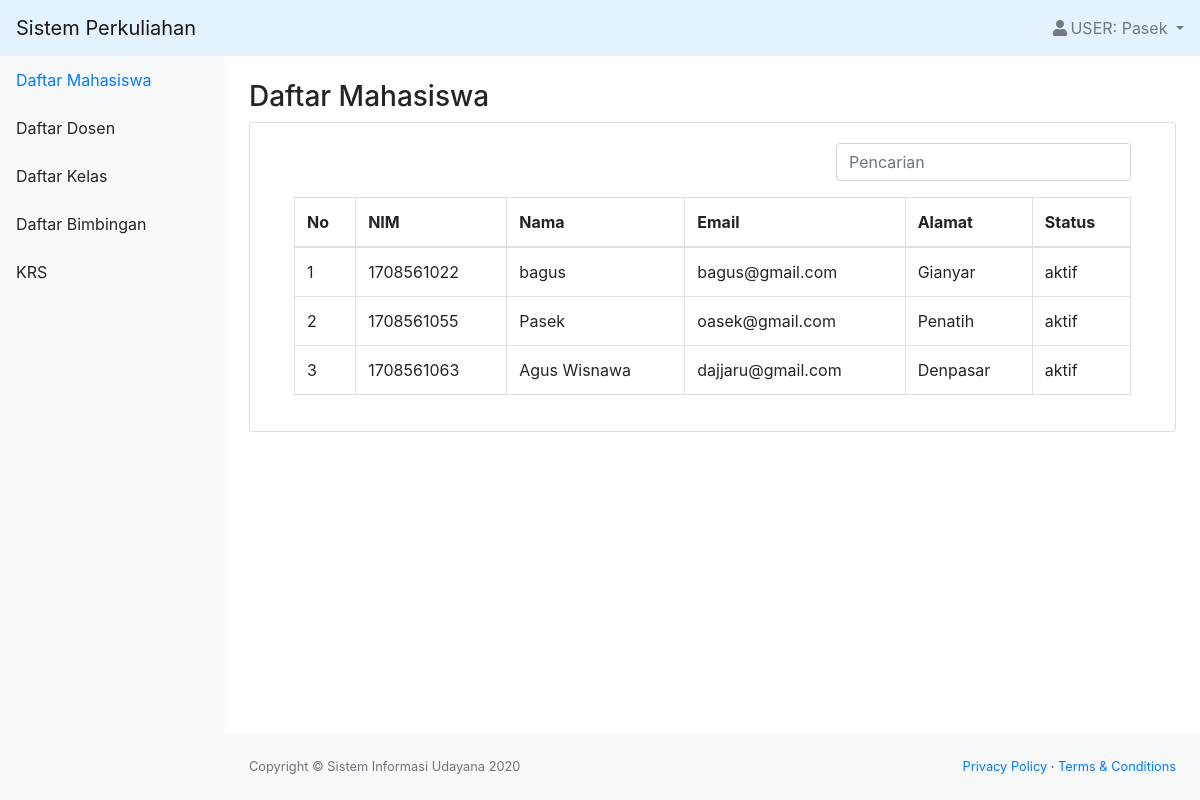
/mahasiswa.php (signed in), run on the app's committed database.
### tables this page shows
CREATE TABLE `mahasiswa` (
  `id_mahasiswa` int(11) NOT NULL,
  `role` char(1) NOT NULL,
  `nim` char(10) NOT NULL,
  `nama` varchar(50) NOT NULL,
  `email` varchar(50) NOT NULL,
  `alamat` varchar(50) NOT NULL,
  `tanggal_lahir` date NOT NULL,
  `status` varchar(20) NOT NULL,
  `password` varchar(300) NOT NULL
);

### mahasiswa.php (the view, shortened to what this page needs)
<?php
    include "function.php";
    $queryMahasiswa = mysqli_query($koneksi, "SELECT * FROM mahasiswa ORDER BY nim asc");
    $nama = $_SESSION['nama'];
    $role = $_SESSION['role'];
?>
<!DOCTYPE html>
<html lang="en">
    <head>
        <link href="css/styles.css" rel="stylesheet" />
        <link href="https://cdn.datatables.net/1.10.20/css/dataTables.bootstrap4.min.css" rel="stylesheet" />
    </head>
    <body class="sb-nav-fixed">
        <nav class="sb-topnav navbar navbar-light" style="background-color: #e3f2fd;">
            <a class="navbar-brand" href="index.php">Sistem Perkuliahan</a>
            <ul class="navbar-nav ml-auto">
                <li class="nav-item dropdown">
                    <a class="nav-link dropdown-toggle" id="userDropdown" href="#" role="button" data-toggle="dropdown" aria-haspopup="true" aria-expanded="false"><i class="fas fa-user fa-fw"></i>USER: <?= $nama; ?> </a>
                </li>
            </ul>
        </nav>
        <div id="layoutSidenav">
            <div id="layoutSidenav_nav">
                <nav class="sb-sidenav accordion sb-sidenav-light" id="sidenavAccordion">
                    <div class="sb-sidenav-menu">
                        <div class="nav">
                            <a class="nav-link active" href="mahasiswa.php">Daftar Mahasiswa</a>
                            <a class="nav-link" href="dosen.php">Daftar Dosen</a>
                            <a class="nav-link" href="kelas.php">Daftar Kelas</a>
                            <a class="nav-link" href="bimbingan.php">Daftar Bimbingan</a>
                            <?php if($role == "1") { ?>
                            <a class="nav-link" href="krs.php"
                                >
                                KRS</a>
                            <?php } ?>
                        </div>
                    </div>
                </nav>
            </div>
            <div id="layoutSidenav_content">
                <main>
                    <div class="container-fluid">
                        <h3 class="mt-4">Daftar Mahasiswa</h3>
                        <div class="card mb-4">
                            <div class="card-body">
                                <div class="table-responsive">
                                    <form action="" method="POST" >
                                        <input class="form-control col-sm-4 mb-3 ml-auto mr-4 keyword" type="text" placeholder="Pencarian" aria-label="Search" name="keyword" autofocus autocomplete="off">
                                    </form>
                                    <div class="container">
                                        <table class="table table-bordered" id="dataTable" width="100%" cellspacing="0">
                                            <thead>
                                                <tr>
                                                    <th class="col-sm-auto">No</th>
                                                    <th class="col-sm-auto">NIM</th>
                                                    <th class="col-sm-auto">Nama</th>
                                                    <th class="col-sm-auto">Email</th>
                                                    <th class="col-sm-auto">Alamat</th>
                                                    <th class="col-sm-auto">Status</th>
                                                </tr>
                                            </thead>
                                            <?php $i=1;
                                            foreach ($queryMahasiswa as $data) : ?>
                                                <tr>
                                                    <td><?= $i++; ?></td>
                                                    <td><?= $data['nim']; ?></td>
                                                    <td><?= $data['nama']; ?></td>
                                                    <td><?= $data['email']; ?></td>
                                                    <td><?= $data['alamat']; ?></td>
                                                    <td><?= $data['status']; ?></td>
                                                </tr>
                                                <?php endforeach; ?>
                                        </table>
                                    </div>
                                </div>
                            </div>
                        </div>
                    </div>
                </main>
                <footer class="py-4 bg-light mt-auto">
                    <div class="container-fluid">
                        <div class="d-flex align-items-center justify-content-between small">
                            <div class="text-muted">Copyright &copy; Sistem Informasi Udayana 2020</div>
                            <div>
                                <a href="#">Privacy Policy</a>
                                &middot;
                                <a href="#">Terms &amp; Conditions</a>
                            </div>
                        </div>
                    </div>
                </footer>
            </div>
        </div>
    </body>
</html>

### data on the page
mahasiswa: nim "1708561022", nama "bagus", email "bagus@gmail.com", alamat "Gianyar", status "aktif"
mahasiswa: nim "1708561055", nama "Pasek", email "oasek@gmail.com", alamat "Penatih", status "aktif"
mahasiswa: nim "1708561063", nama "Agus Wisnawa", email "dajjaru@gmail.com", alamat "Denpasar", status "aktif"

### other printed values
$nama "Pasek"
